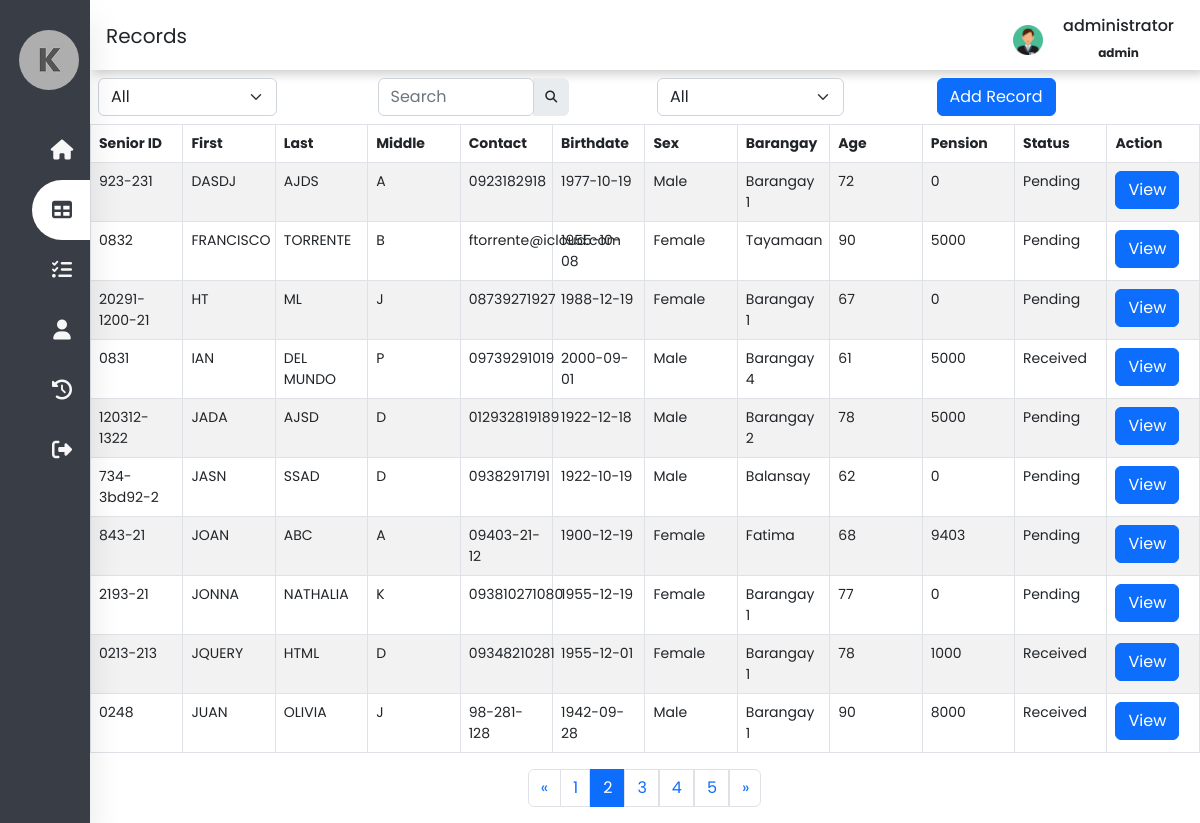
The page /deprecated/records.php?page=2 (signed in) on the database its author committed.
### tables this page shows
CREATE TABLE `tbl_records` (
  `id` int(11) NOT NULL,
  `uid` varchar(150) NOT NULL,
  `fx_id` varchar(50) NOT NULL,
  `fx_firstname` varchar(50) NOT NULL,
  `fx_lastname` varchar(50) NOT NULL,
  `fx_middlename` varchar(50) NOT NULL,
  `fx_contact` varchar(150) NOT NULL,
  `fd_birthdate` date NOT NULL,
  `fx_gender` varchar(50) NOT NULL,
  `fx_barangay` varchar(150) NOT NULL,
  `fn_age` int(3) NOT NULL,
  `fn_pension` bigint(50) NOT NULL,
  `fn_status` varchar(50) NOT NULL,
  `life_status` varchar(150) NOT NULL,
  `fd_pension` date NOT NULL,
  `account_status` varchar(150) NOT NULL,
  `fx_pwd` varchar(50) NOT NULL,
  `fd_started` date NOT NULL,
  `fx_remarks` varchar(150) NOT NULL,
  `fd_remarks` date NOT NULL,
  `fx_remove` varchar(10) NOT NULL
);

### deprecated/records.php (the view, shortened to what this page needs)
<?php
include('conn/connection.php');
$limit = isset($_SESSION['records-limit']) ? $_SESSION['records-limit'] : 10;
$page = isset($_GET['page']) ? $_GET['page'] : 1;
$paginationStart = ($page - 1) * $limit;
$records = $conn->query("SELECT * FROM tbl_records ORDER BY `tbl_records`.`fx_firstname` ASC LIMIT $paginationStart, $limit");
$allrecords = $records->fetch_all(MYSQLI_ASSOC);
$sql = $conn->query("SELECT count(id) AS id FROM tbl_records");
$custCount = $sql->fetch_all(MYSQLI_ASSOC);
$allRecrods = $custCount[0]['id'];
$totoalPages = ceil($allRecrods / $limit);
$prev = $page - 1;
$next = $page + 1;
if (isset($_SESSION['user_id']) && isset($_SESSION['user_name'])) {
?>
<!DOCTYPE html>
<html lang="en">
<head>
    <link href="https://cdn.jsdelivr.net/npm/bootstrap@5.2.2/dist/css/bootstrap.min.css" rel="stylesheet">
    <link rel="stylesheet" type="text/css" href="css/g_style.css">
    <link rel="stylesheet" type="text/css" href="css/records_style.css">
    <link rel="stylesheet" href="https://cdnjs.cloudflare.com/ajax/libs/font-awesome/6.2.0/css/all.min.css">
</head>
<body>
    <nav class="side-nav">
        <ul>
            <li>
                <a href="#" class="logo">
                    <img src="media/logo.jpg" alt="logo">
                </a>
            </li>
            <li><a href="dashboard.php" id="nav-list">
                    <i class="fas fa-home"></i>
                </a></li>
            <li><a href="#" class="active" id="nav-list">
                    <i class="fas fa-table"></i>
                </a></li>
            <li><a href="reports.php" id="nav-list">
                    <i class="fas fa-tasks"></i>
                </a></li>
            <li><a href="#" id="nav-list">
                    <i class="fas fa-user"></i>
                </a></li>
            <li><a href="activities.php" id="nav-list">
                    <i class="fas fa-solid fa-clock-rotate-left"></i>
                </a></li>
            <li><a href="function/logout.php" class="logout" id="nav-list">
                    <i class="fas fa-sign-out-alt"></i>
                </a></li>
        </ul>
    </nav>
    <div class="main-content">
        <header>
            <div class="header-title">
                <h2>
                    <label for="">
                        Records
                </h2>
            </div>
            <div class="user-wrapper">
                <img src="media/male.png" width="30px" height="30px" alt="user">
                <div>
                    <h6><span class="nav-item"><?php echo $_SESSION['user_name']; ?></span></h6>
                    <p><span class="nav-item"><?php echo $_SESSION['user_level']; ?></span></p>
                </div>
            </div>
        </header>
        <div class="container p-2">
            <div class="row" id="tbl_header">
                <div class="div-2 col-sm">
                    <select class="form-select" style="width: auto;">
                        <option>All</option>
                    </select>
                </div>
                <div class="div-1 col-sm">
                    <div class="input-group rounded w-75">
                        <input type="search" class="form-control rounded" placeholder="Search" aria-label="Search"
                            aria-describedby="search-addon" />
                        <span class="input-group-text border-0" id="search-addon">
                            <i class="fas fa-search"></i>
                        </span>
                    </div>
                </div>
                <div class="div-2.1 col-sm">
                    <select class="form-select" id="bselect" style="width: auto;">
                        <option>All</option>
                    </select>
                </div>
                <div class="div-3 col-sm">
                    <button type="button" class="btn btn-primary" data-bs-toggle="modal" data-bs-target="#myModal">Add
                        Record</button>
                </div>
            </div>
        </div>
        <div class="table-div t-1" id="container">
            <table id="datatable" class="table table-striped table-bordered">
                <thead>
                    <tr>
                        <th scope="col">Senior ID</th>
                        <th scope="col">First</th>
                        <th scope="col">Last</th>
                        <th scope="col">Middle</th>
                        <th scope="col">Contact</th>
                        <th scope="col">Birthdate</th>
                        <th scope="col">Sex</th>
                        <th scope="col">Barangay</th>
                        <th scope="col">Age</th>
                        <th scope="col">Pension</th>
                        <th scope="col">Status</th>
                        <th scope="col">Action</th>
                    </tr>
                </thead>
                <tbody>
                    <?php foreach($allrecords as $row) :  ?>
                    <tr>
                        <td id="sid"> <?php echo $row['fx_id']; ?> </td>
                        <td> <?php echo $row['fx_firstname']; ?> </td>
                        <td> <?php echo $row['fx_lastname']; ?> </td>
                        <td> <?php echo $row['fx_middlename']; ?> </td>
                        <td> <?php echo $row['fx_contact']; ?> </td>
                        <td> <?php echo $row['fd_birthdate']; ?> </td>
                        <td> <?php echo $row['fx_gender']; ?> </td>
                        <td> <?php echo $row['fx_barangay']; ?> </td>
                        <td> <?php echo $row['fn_age']; ?> </td>
                        <td> <?php echo $row['fn_pension']; ?> </td>
                        <td> <?php echo $row['fn_status']; ?> </td>
                        <td> <button id='<?php echo $row['fx_id']; ?>' class="view btn btn-primary"
                                style="width: auto;">View</button></td>
                    </tr>
                    <?php endforeach; ?>
                </tbody>
            </table>
        </div>
        <div class="d-flex justify-content-center">
            <ul class="pagination">
                <li class="page-item <?php if($page <= 1){ echo 'disabled'; } ?>">
                    <a class="page-link w-100"
                        href="<?php if($page <= 1){ echo '#'; } else { echo "?page=" . $prev; } ?>">
                        <span aria-hidden="true">&laquo;</span>
                    </a>
                </li>
                <?php for($i = 1; $i <= $totoalPages; $i++ ): ?>
                <li class="page-item <?php if($page == $i) {echo 'active'; } ?>">
                    <a class="page-link w-100" href="records.php?page=<?= $i; ?>"> <?= $i; ?> </a>
                </li>
                <?php endfor; ?>
                <li class="page-item <?php if($page >= $totoalPages) { echo 'disabled'; } ?>">
                    <a class="page-link w-100"
                        href="<?php if($page >= $totoalPages){ echo '#'; } else {echo "?page=". $next; } ?>">
                        <span aria-hidden="true">&raquo;</span>
                    </a>
                </li>
            </ul>
        </div>
    </div>
</body>
</html>
<?php
}else{
    header("Location: index.php");
    exit();
}
?>

### css/g_style.css (style rules this page uses)
:root { --main-color:#393E46; --secondary-color: #6D9886; --next-color: #F2E7D5; --last-color: #F7F7F7; --gray: #808080; }
* { margin: 0; padding: 0; outline: none; list-style: none; box-sizing: border-box; text-decoration: none; font-family: "Poppins", sans-serif; }
body { background: #fff; }
.side-nav { position: fixed; top: 0; bottom: 0; height: 100%; background: var(--main-color); width: 90px; z-index: 999; overflow: hidden; transition: width 0.2s linear; box-shadow: 0 20px 35px rgba(0, 0, 0, 0.1); }
.logo { text-align: center; transition: all 0.5s ease; margin: 20px 0 20px -75px; }
.logo img { width: 60px; height: 60px; border-radius: 50%; }
.side-nav a { position: relative; color: rgb(85, 83, 83); font-size: 14px; text-decoration: none; color: var(--last-color); display: table; width: 300px; padding: 10px; }
li i { position: relative; width: 40px; height: 40px; top: 10px; color: var(--last-color); font-size: 20px; text-align: center; }
.nav-item { position: relative; top: 12px; margin-left: 20px; }
li a.active { background: #fff; color: var(--main-color); border-radius: 30px 0 0 30px; }
a.active i { color: var(--main-color); }
.logout { position: absolute; bottom: 0; }
.main-content { padding: 0 0 0 90px; }
header { display: flex; justify-content: space-between; padding: 1rem; width: 100%; height: 70px; box-shadow: 4px 4px 10px rgba(0, 0, 0, 0.2); }
.header-title { transform: translateY(20%); }
.header-title h2 { font-size: 20px; font-weight:400; }
.user-wrapper { display: flex; margin-right: 10px; align-items: center; }
.user-wrapper div p { text-align: center; font-size: 12px; font-weight: bold; }
.user-wrapper img { margin-top: 10px; }
table { table-layout:fixed; }
.table td { font-size: 14px; }
.table th { font-size: 14px; }

### css/records_style.css (style rules this page uses)
:root { --main-color: #393E46; --secondary-color: #6D9886; --next-color: #F2E7D5; --last-color: #F7F7F7; --gray: #808080; }
.input-group-text { font-size: 12px; }

### rows shown on the page
tbl_records: fx "923-231", fx_firstname "DASDJ", fx_lastname "AJDS", fx_middlename "A", fx_contact "0923182918", fd_birthdate "1977-10-19", fx_gender "Male", fx_barangay "Barangay 1", fn_age "72", fn_pension "0", fn_status "Pending"
tbl_records: fx "0832", fx_firstname "FRANCISCO", fx_lastname "TORRENTE", fx_middlename "B", fx_contact "ftorrente@icloud.com", fd_birthdate "1955-10-08", fx_gender "Female", fx_barangay "Tayamaan", fn_age "90", fn_pension "5000", fn_status "Pending"
tbl_records: fx "20291-1200-21", fx_firstname "HT", fx_lastname "ML", fx_middlename "J", fx_contact "08739271927", fd_birthdate "1988-12-19", fx_gender "Female", fx_barangay "Barangay 1", fn_age "67", fn_pension "0", fn_status "Pending"
tbl_records: fx "0831", fx_firstname "IAN", fx_lastname "DEL MUNDO", fx_middlename "P", fx_contact "09739291019", fd_birthdate "2000-09-01", fx_gender "Male", fx_barangay "Barangay 4", fn_age "61", fn_pension "5000", fn_status "Received"
tbl_records: fx "120312-1322", fx_firstname "JADA", fx_lastname "AJSD", fx_middlename "D", fx_contact "012932819189", fd_birthdate "1922-12-18", fx_gender "Male", fx_barangay "Barangay 2", fn_age "78", fn_pension "5000", fn_status "Pending"
tbl_records: fx "734-3bd92-2", fx_firstname "JASN", fx_lastname "SSAD", fx_middlename "D", fx_contact "09382917191", fd_birthdate "1922-10-19", fx_gender "Male", fx_barangay "Balansay", fn_age "62", fn_pension "0", fn_status "Pending"
tbl_records: fx "843-21", fx_firstname "JOAN", fx_lastname "ABC", fx_middlename "A", fx_contact "09403-21-12", fd_birthdate "1900-12-19", fx_gender "Female", fx_barangay "Fatima", fn_age "68", fn_pension "9403", fn_status "Pending"
tbl_records: fx "2193-21", fx_firstname "JONNA", fx_lastname "NATHALIA", fx_middlename "K", fx_contact "093810271080", fd_birthdate "1955-12-19", fx_gender "Female", fx_barangay "Barangay 1", fn_age "77", fn_pension "0", fn_status "Pending"
tbl_records: fx "0213-213", fx_firstname "JQUERY", fx_lastname "HTML", fx_middlename "D", fx_contact "09348210281", fd_birthdate "1955-12-01", fx_gender "Female", fx_barangay "Barangay 1", fn_age "78", fn_pension "1000", fn_status "Received"
tbl_records: fx "0248", fx_firstname "JUAN", fx_lastname "OLIVIA", fx_middlename "J", fx_contact "98-281-128", fd_birthdate "1942-09-28", fx_gender "Male", fx_barangay "Barangay 1", fn_age "90", fn_pension "8000", fn_status "Received"

### other values the page prints
$_SESSION['user_name'] "administrator"
$_SESSION['user_level'] "admin"
